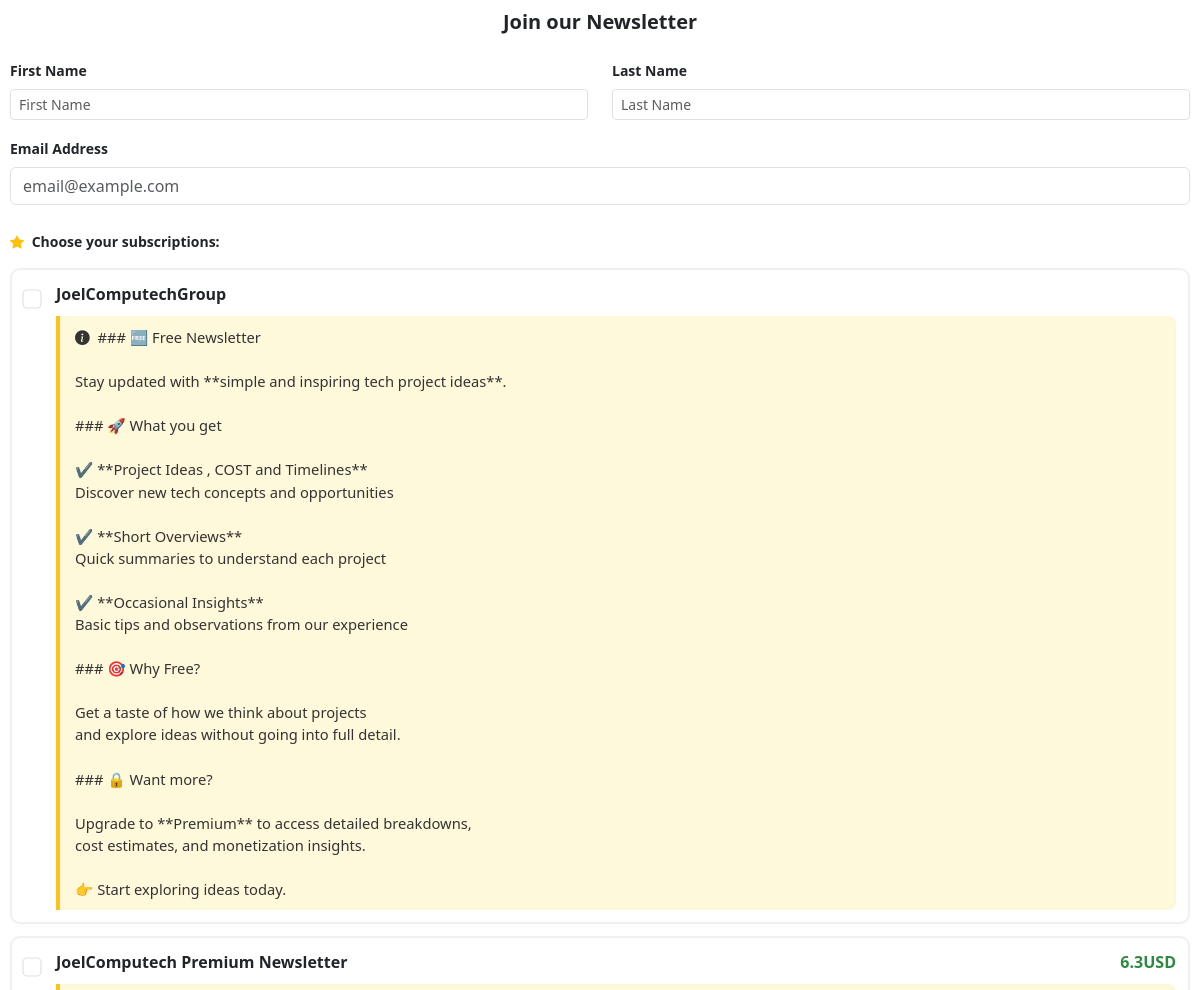
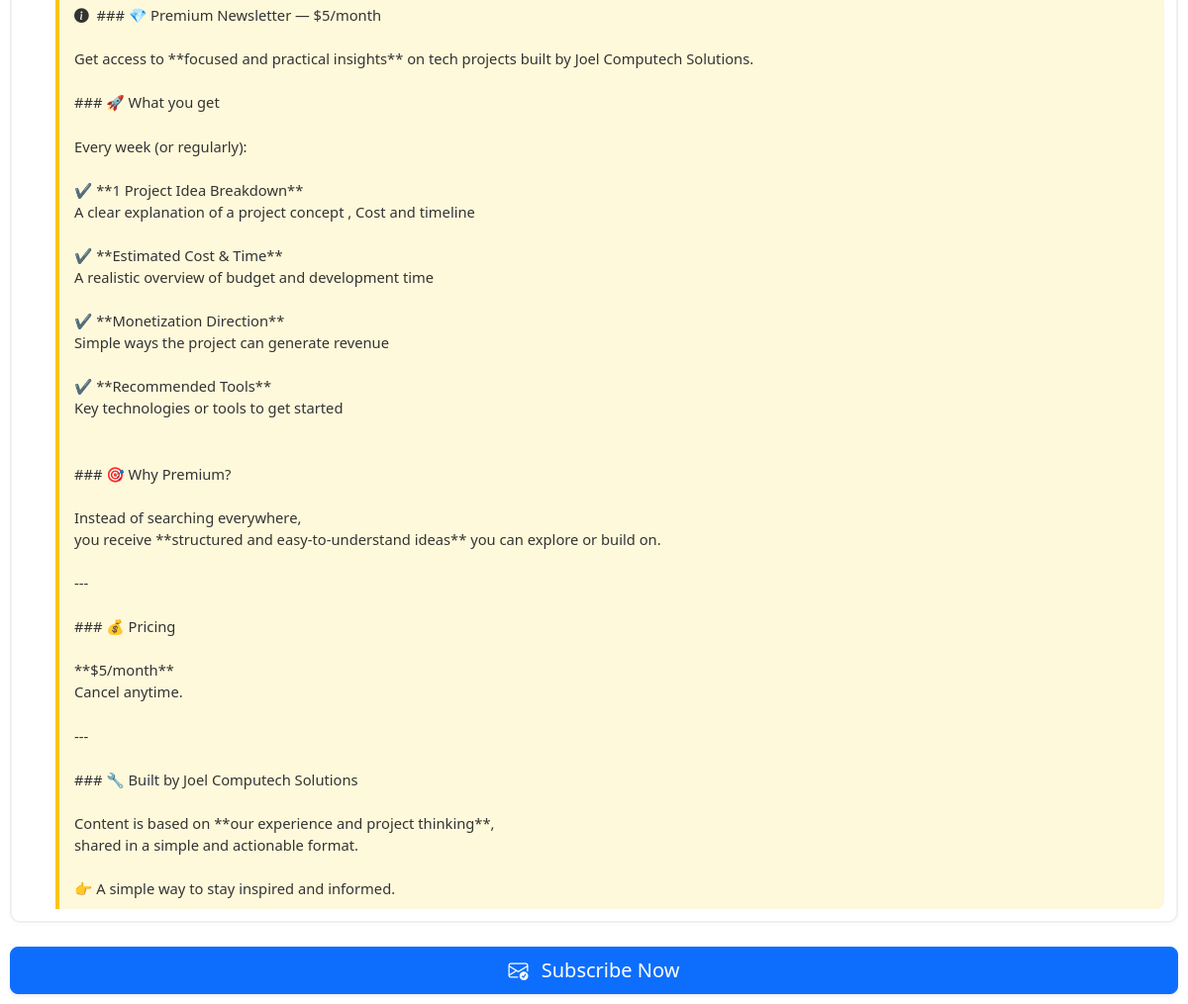
Screenshot of /subscription/iframe/2 with the database file from the repository (2 pictures, top to bottom).
### models/contact.py (models this page shows, shortened)
class Group(db.Model):
    __tablename__ = 'groups'
    id = db.Column(db.Integer, primary_key=True)
    name = db.Column(db.String(64), nullable=False)
    user_id = db.Column(db.Integer, db.ForeignKey('users.id'), nullable=False)
    is_paid = db.Column(db.Boolean, default=False)
    price = db.Column(db.Float, default=0.0)
    currency = db.Column(db.String(3), default='eur')
    stripe_price_id = db.Column(db.String(128))
    description = db.Column(db.Text)
    welcome_email_subject = db.Column(db.String(128))
    welcome_email_body = db.Column(db.Text)
    smtp_config_id = db.Column(db.Integer, db.ForeignKey('smtp_configs.id'), nullable=True)
    smtp_config = db.relationship('SMTPConfig')
    subscriptions = db.relationship('Subscription', back_populates='group', cascade='all, delete-orphan')

### routes/subscription.py (the view, shortened to what this page needs)
@subscription.route('/iframe/<int:user_id>', methods=['GET', 'POST'])
@subscription.route('/iframe/<int:user_id>/<int:group_id>', methods=['GET', 'POST'])
def iframe_subscribe(user_id, group_id=None):
    user = User.query.get_or_404(user_id)
    if not group_id:
        group_id = request.args.get('group_id', type=int)
    lang = request.args.get('lang', 'en')
    if lang not in TRANSLATIONS: lang = 'en'
    t = TRANSLATIONS[lang]
    form = PublicSubscribeForm()
    form.first_name.label.text = t['first_name']
    form.last_name.label.text = t['last_name']
    form.email.label.text = t['email']
    form.submit.label.text = t['subscribe']
    if group_id:
        user_groups = Group.query.filter_by(user_id=user_id, id=group_id).all()
    else:
        user_groups = Group.query.filter_by(user_id=user_id).all()
    form.groups.choices = [(g.id, f"{g.name} ({g.price} {g.currency.upper()}{t['per_month']})" if g.is_paid else g.name) for g in user_groups]
    if group_id and request.method == 'GET':
        form.groups.data = [group_id]
    resp = make_response(render_template('subscription/iframe.html', form=form, user=user, t=t, lang=lang))
    resp.headers['X-Frame-Options'] = 'ALLOWALL'
    resp.headers['Content-Security-Policy'] = "frame-ancestors *"
    return resp

### routes/subscription.py
class PublicSubscribeForm(FlaskForm):
    first_name = StringField('First Name', validators=[DataRequired()])
    last_name = StringField('Last Name', validators=[DataRequired()])
    email = StringField('Email', validators=[DataRequired(), Email()])
    groups = MultiCheckboxField('Groups', coerce=int)
    submit = SubmitField('Subscribe')

### templates/subscription/iframe.html (shortened to what this page needs)
<!DOCTYPE html>
<html lang="{{ lang }}">
<head>
    <link href="https://cdn.jsdelivr.net/npm/bootstrap@5.3.0/dist/css/bootstrap.min.css" rel="stylesheet">
    <link rel="stylesheet" href="https://cdn.jsdelivr.net/npm/bootstrap-icons@1.11.1/font/bootstrap-icons.css">
</head>
<body>
    <div class="form-container" id="iframe-content">
        {% if success %}
            <div class="text-center py-4">
                <i class="bi bi-check-circle-fill text-success" style="font-size: 3rem;"></i>
                <h4 class="mt-3">{{ t.success }}</h4>
                <p class="text-muted">{{ t.success_msg }}</p>
            </div>
        {% else %}
            <h5 class="fw-bold mb-4 text-center">{{ t.title }}</h5>
            <form method="POST">
                <div class="row">
                    <div class="col-6 mb-3">
                        <label class="form-label small fw-bold">{{ t.first_name }}</label>
                        {{ form.first_name(class="form-control form-control-sm", placeholder=t.first_name) }}
                    </div>
                    <div class="col-6 mb-3">
                        <label class="form-label small fw-bold">{{ t.last_name }}</label>
                        {{ form.last_name(class="form-control form-control-sm", placeholder=t.last_name) }}
                    </div>
                </div>
                <div class="mb-4">
                    <label class="form-label small fw-bold">{{ t.email }}</label>
                    {{ form.email(class="form-control", placeholder="email@example.com") }}
                </div>
                <div class="mb-4">
                    <label class="form-label small fw-bold mb-3"><i class="bi bi-star-fill text-warning me-1"></i> {{ t.choose }}</label>
                    <div class="groups-list">
                        {% for subfield in form.groups %}
                            {% set group_id = subfield.data | int %}
                            {% set group = user.groups.filter_by(id=group_id).first() %}
                            <label class="group-card d-flex align-items-start w-100">
                                <div class="me-3 pt-1">{{ subfield(class="form-check-input") }}</div>
                                <div class="flex-grow-1">
                                    <div class="d-flex justify-content-between">
                                        <span class="fw-bold">{{ group.name }}</span>
                                        {% if group.is_paid %}
                                            <span class="price-tag">{{ group.price }}{{ group.currency.upper() }}</span>
                                        {% endif %}
                                    </div>
                                    {% if group and group.description %}
                                        <div class="description-box"><i class="bi bi-info-circle-fill me-1"></i> {{ group.description }}</div>
                                    {% endif %}
                                </div>
                            </label>
                        {% endfor %}
                    </div>
                </div>
                <div class="d-grid">
                    <button type="submit" class="btn btn-primary btn-lg shadow-sm">
                        <i class="bi bi-envelope-check me-2"></i> {{ t.subscribe }}
                    </button>
                </div>
            </form>
        {% endif %}
    </div>
</body>
</html>

### templates/subscription/iframe.html (style rules this page uses)
body { background-color: transparent; padding: 0; margin: 0; font-family: 'Segoe UI', Tahoma, Geneva, Verdana, sans-serif; overflow: hidden; }
.form-container { max-width: 100%; margin: 0; background: transparent; padding: 10px; border-radius: 0; box-shadow: none; }
.group-card { background: white; border: 2px solid #f0f0f0; border-radius: 10px; padding: 12px; margin-bottom: 12px; transition: all 0.2s ease; cursor: pointer; box-shadow: 0 2px 5px rgba(0,0,0,0.02); }
.group-card input[type="checkbox"] { scale: 1.2; margin-top: 5px; }
.description-box { background: #fff9db; border-left: 4px solid #fcc419; padding: 10px 15px; margin-top: 10px; font-size: 0.92rem; color: #333; border-radius: 0 8px 8px 0; display: block; white-space: pre-wrap; line-height: 1.5; box-shadow: inset 0 0 5px rgba(0,0,0,0.02); }
.price-tag { font-weight: bold; color: #2b8a3e; }

### rows the page displays
Group: name "JoelComputechGroup", description "### 🆓 Free Newsletter Stay updated with **simple and inspiring tech project ideas**. ### 🚀 What you get ✔️ **Project Ideas , COST and Timelines** Discover new tech concepts and opportunities ✔️ **Short Overviews** Quick summaries to understand each project ✔️ **Occasional Insights** Basic tips and observations from our experience ### 🎯 Why Free? Get a taste of how we think about projects and explore ideas without going into full detail. ### 🔒 Want more? Upgrade to **Premium** to access detailed breakdowns, cost estimates, and monetization insights. 👉 Start exploring ideas today."
Group: name "JoelComputech Premium Newsletter", price "6.3", currency "USD", description "### 💎 Premium Newsletter — $5/month Get access to **focused and practical insights** on tech projects built by Joel Computech Solutions. ### 🚀 What you get Every week (or regularly): ✔️ **1 Project Idea Breakdown** A clear explanation of a project concept , Cost and timeline ✔️ **Estimated Cost & Time** A realistic overview of budget and development time ✔️ **Monetization Direction** Simple ways the project can generate revenue ✔️ **Recommended Tools** Key technologies or tools to get started ### 🎯 Why Premium? Instead of searching everywhere, you receive **structured and easy-to-understand ideas** you can explore or build on. --- ### 💰 Pricing **$5/month** Cancel anytime. --- ### 🔧 Built…"

### other values shown
{{ t.title }} "Join our Newsletter"
{{ t.first_name }} "First Name"
{{ t.last_name }} "Last Name"
{{ t.email }} "Email Address"
{{ t.choose }} "Choose your subscriptions:"
{{ t.subscribe }} "Subscribe Now"
